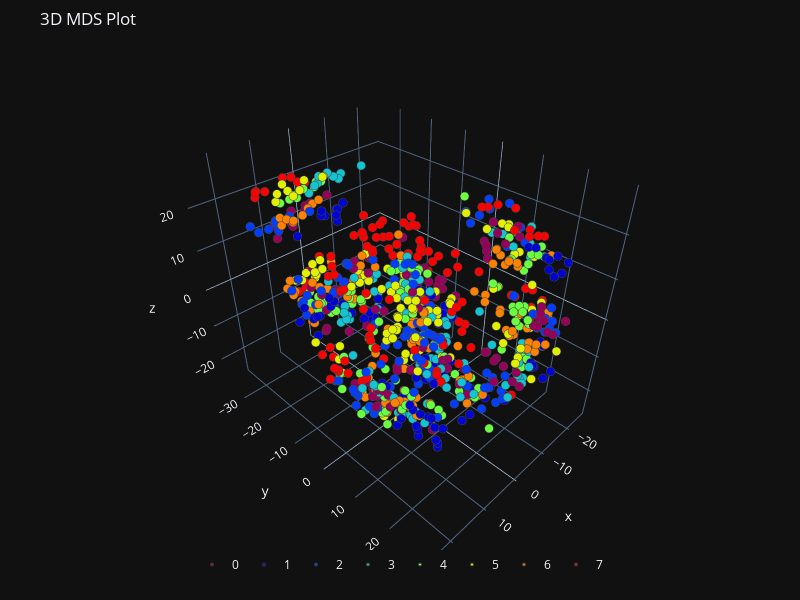

Notebook code cell kept with this figure:
### Markdown cell above
MDS seeks a low-dimensional representation of the data in which the distances respect well the distances in the original high-dimensional space. In general, MDS is a technique used for analyzing similarity or dissimilarity data. It attempts to model similarity or dissimilarity data as distances in a geometric spaces. The data can be ratings of similarity between objects, interaction frequencies of molecules, or trade indices between countries.

### Code cell
from sklearn.manifold import MDS


embedding = MDS(n_components=3)
manifold = embedding.fit_transform(x,categories[subject_id])


plot_3d(manifold[:, 0],
        manifold[:, 1],
        manifold[:, 2],
        path = os.path.join(explanatory_fMRI_dir, 'mds_3d.png'),
        y = categories[subject_id],
        title="3D MDS Plot")
